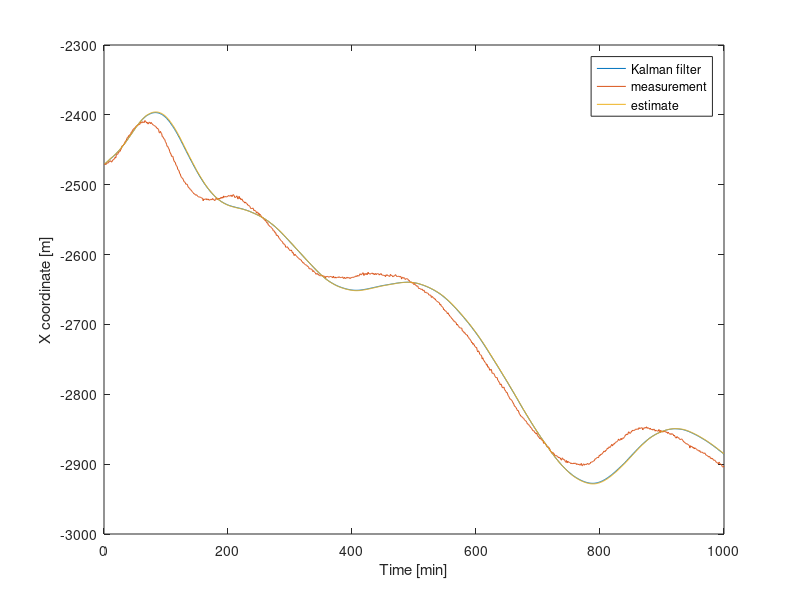
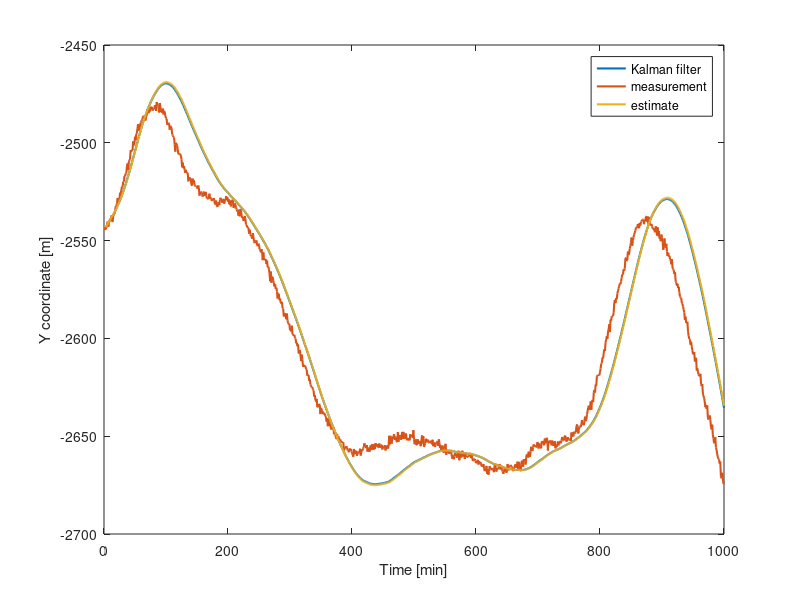
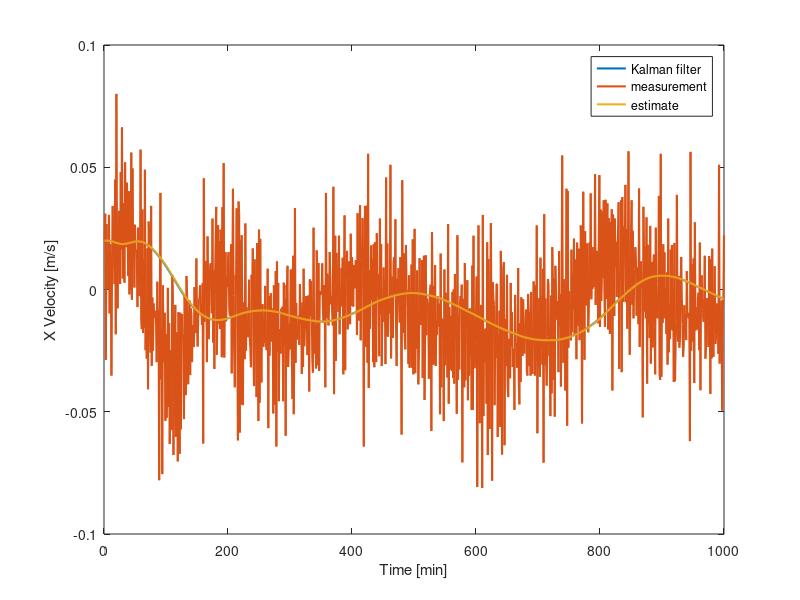
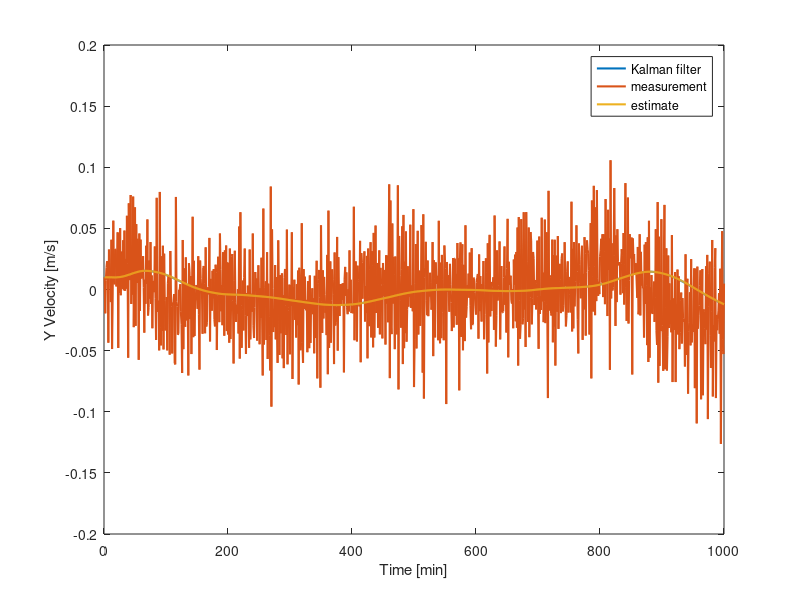

Recreate these plots in MATLAB, in order.
clear all
close all
%% Load files
load ('SDF2018b.mat')
%% Constants
P=1:1:1000; 
N=1001;
dt=60;% time step
a=0.005*10^(-3); % acceleration magnitude
u=0.01; % velocity magnitude

delta_X= 50; % measurement standard deviation
delta_Y=50;
delta_R=50;% measurement standard deviation
% delta_Vx=a*dt; delta_Vy=a*dt;
%% initial conditions 
Xk=[X(1);Y(1);Vx(1);Vy(1); R_mes(1)]; %added manualy
uk=[Vx(1)/dt;Vy(1)/dt]; %added manualy

dx=0.5*a*dt^2;
dy=dx;
dvx=a*dt;
dvy=dvx;
dRan=dt;

A=[1 0 dt 0 0; 
     0 1 0 dt 0;
     0 0 1 0 0;
     0 0 0 1 0;
     0 0 0 0 1]; % velocity design

B=[0.5*dt^2 0;  
    0 0.5*dt^2;
    1 0
    0 1]; % acceleration design

H=[1 0 0 0 0;
   0 1 0 0 0;
   0 0 1 0 0;
   0 0 0 1 0
   0 0 0 0 1];
R=[ delta_X^2 0 0 0 0;
    0 delta_Y^2 0 0 0;
    0 0 delta_X^2 0 0;
    0 0 0 delta_Y^2 0
    0 0 0 0 delta_R^2]; % velocity maybe 0 maybe velocity magnitude correct

C=[1 0 0 0 0;
   0 1 0 0 0;
   0 0 1 0 0;
   0 0 0 1 0
   0 0 0 0 1];

I=[1 0 0 0 0;
   0 1 0 0 0;
   0 0 1 0 0;
   0 0 0 1 0
   0 0 0 0 1];
%% Errors
Wk=0; %error is 0 for now(to be changed)
Zk=0; %for now observation error
Qk=[dx^2 0 0 0 0;
    0 dy^2 0 0 0;
    0 0 dvx^2 0 0;
    0 0 0 dvy^2 0;
    0 0 0 0 dRan^2];
w=1;

%% Find initial process covarience matrix
Pk= [ 3.6563*10^3 0 0 0 0;
       0 1.483*10^4 0 0 0;
       0 0 1*10^-4 0 0;
       0 0 0 1*10^-4 0
       0 0 0 0 dRan^2];

%% Trajectory
XX = zeros(5, size(1:1:1000,2)); %KF data
YY = zeros(5, size(1:1:1000,2)); %sensor data
ZZ = zeros(5, size(1:1:1000,2)); %predicted data  
%% Step state
for i=1:numel(Step)
 %H matrix
% H=Hjacob(Xk);
%% Predicted state
Xkp=A*Xk+Wk; %estimated prediction 
% Xkp=A*Xk+Wk+B*uk ;
% uk=[Xk(3)/dt; Xk(4)/dt];
%%  Find predicted process covarience matrix 
Pkp=(A*Pk*A'+w*Qk);
%% Find Kalman gain
K=(Pkp*H')/(H*Pkp*H'+R);
%% New observation (no Z no this step)
Yk=[X(i); Y(i); Vx(i); Vy(i); R_mes(i)]; % observations correct
%% Calcolating the current state (use Xkp Yk)
Xk=Xkp+K*(Yk-H*Xkp);
%% Update process covarience metrix
Pk=(I-K*H)*Pkp;
%% Colect data
 XX(:,i) = Xk;
 ZZ(:,i) = Xkp;
 YY(:,i) = Yk;
end

% Plot data
figure
plot(1:1:1000, XX(1,:)), hold on;
plot(1:1:1000, YY(1,:)), hold on;
plot(1:1:1000, ZZ(1,:));
xlabel('Time [min]');ylabel('X coordinate [m]')
legend('Kalman filter','measurement','estimate');
set(0, 'DefaultLineLineWidth', 1.5);

figure
plot(1:1:1000, XX(2,:)), hold on;
plot(1:1:1000, YY(2,:)), hold on;
plot(1:1:1000, ZZ(2,:));
xlabel('Time [min]');ylabel('Y coordinate [m]')
legend('Kalman filter','measurement','estimate');
set(0, 'DefaultLineLineWidth', 1.5);


figure
plot(1:1:1000, XX(3,:)), hold on;
plot(1:1:1000, YY(3,:)), hold on;
plot(1:1:1000, ZZ(3,:));
xlabel('Time [min]');ylabel('X Velocity [m/s]')
legend('Kalman filter','measurement','estimate');
set(0, 'DefaultLineLineWidth', 1.5);

figure
plot(1:1:1000, XX(4,:)), hold on;
plot(1:1:1000, YY(4,:)), hold on;
plot(1:1:1000, ZZ(4,:));
xlabel('Time [min]');ylabel('Y Velocity [m/s]')
legend('Kalman filter','measurement','estimate');
set(0, 'DefaultLineLineWidth', 1.5);

figure
plot( XX(1,:), XX(2,:)), hold on;
plot( YY(1,:), YY(2,:)), hold on;
plot( ZZ(1,:), ZZ(2,:));
xlabel('X coordinate [m]');ylabel('Y coordinate [m]')
legend('Kalman filter','measurement','estimate');
set(0, 'DefaultLineLineWidth', 1.5);




